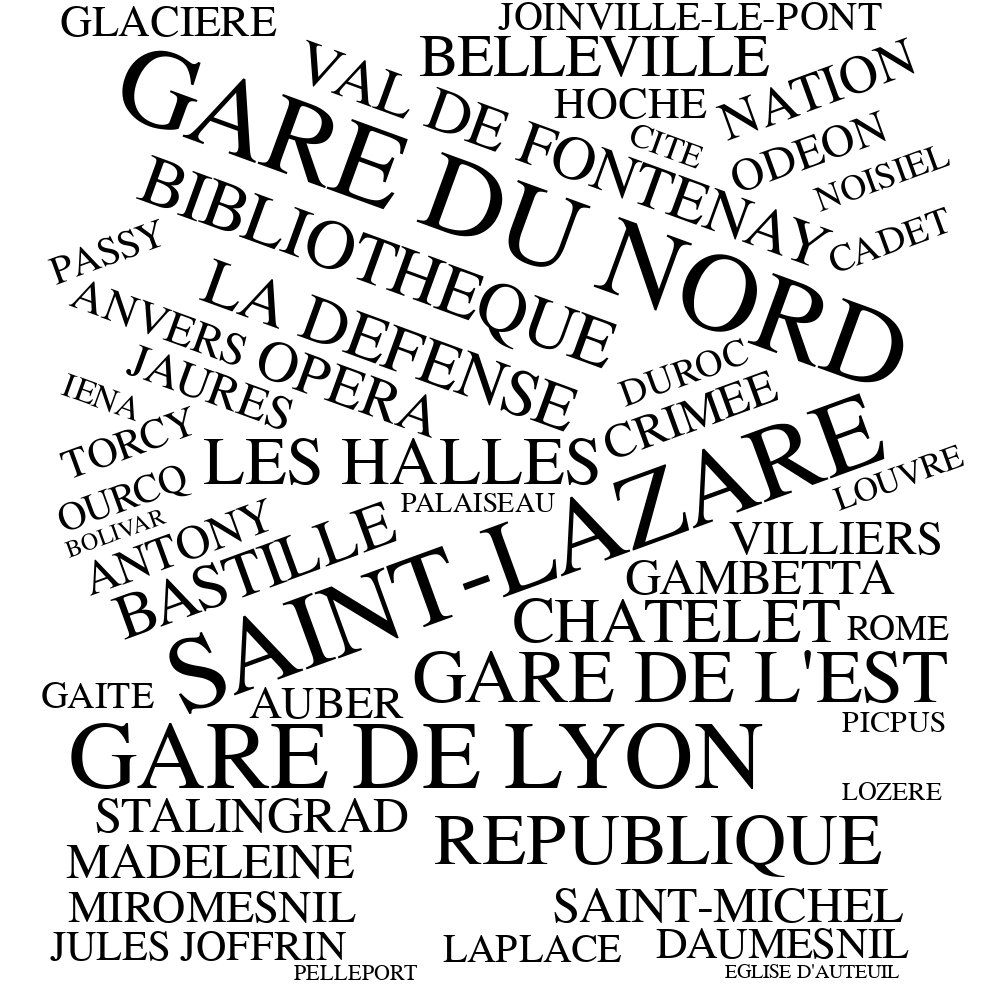

This figure's Vega-Lite source:
### Vega specification from a JSON file in a GitHub repository (floating-point values rounded to 4 significant figures; data arrays with more than 128 entries replaced by an {"elided": "..."} marker saying what was removed)
{"$schema": "https://vega.github.io/schema/vega/v3.0.json", "width": 500, "height": 500, "autosize": {"type": "fit", "resize": true, "contains": "padding"}, "data": [{"name": "source", "values": {"elided": "369 records"}}, {"name": "table", "source": "source", "transform": [{"type": "formula", "as": "rotate", "expr": "[-rotate, 0, rotate][~~(random() * 3)]"}, {"type": "wordcloud", "size": [{"signal": "width"}, {"signal": "height"}], "text": {"field": "label"}, "fontSize": {"field": "value"}, "fontSizeRange": [10, 56], "fontWeight": "normal", "rotate": {"field": "rotate"}}]}], "marks": [{"type": "text", "from": {"data": "table"}, "encode": {"update": {"text": {"field": "label"}, "align": {"value": "center"}, "baseline": {"value": "alphabetic"}, "x": {"field": "x"}, "y": {"field": "y"}, "angle": {"field": "angle"}, "fontSize": {"field": "fontSize"}, "fontWeight": {"field": "weight"}}}}], "signals": [{"name": "rotate", "value": 20}]}
